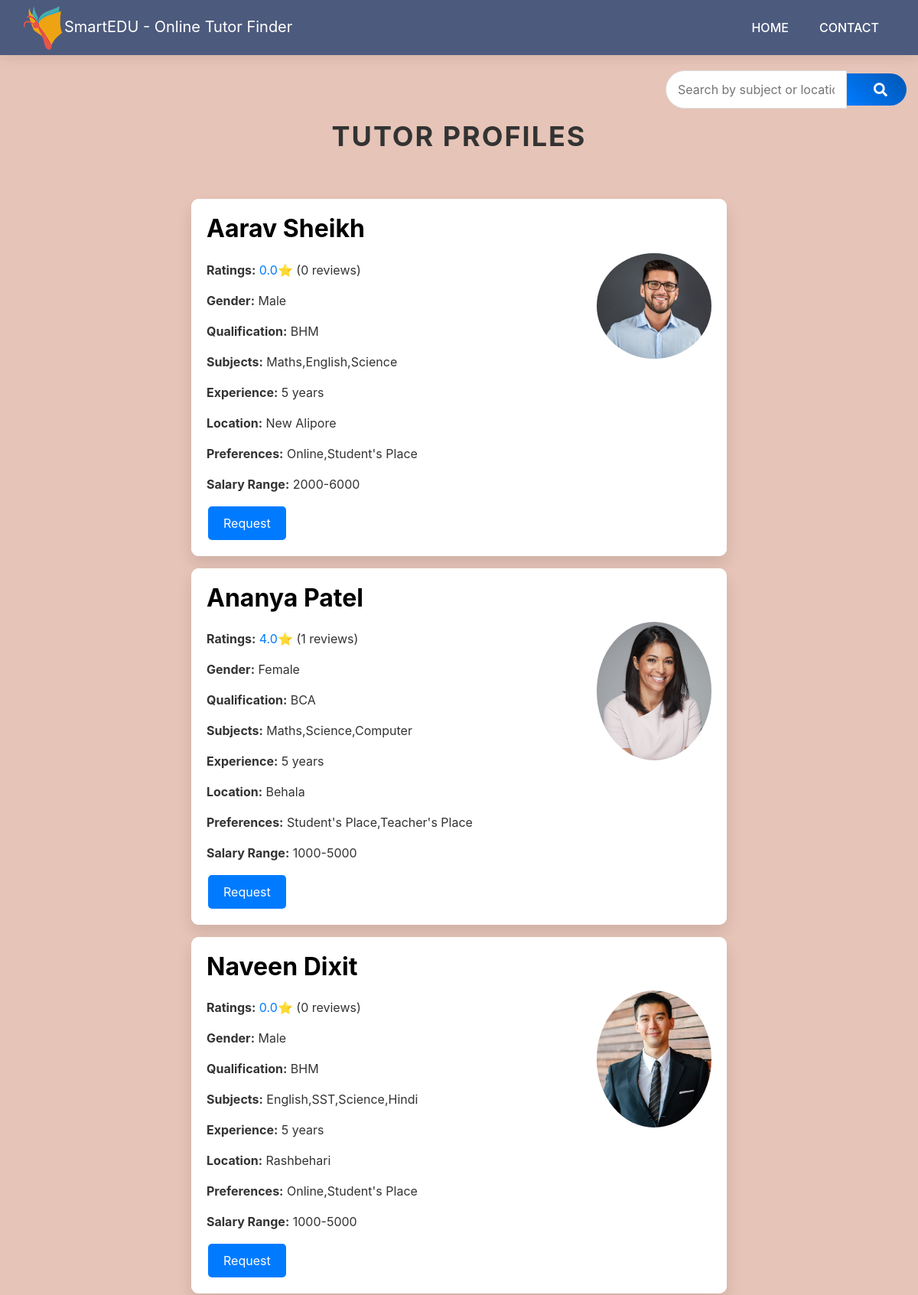
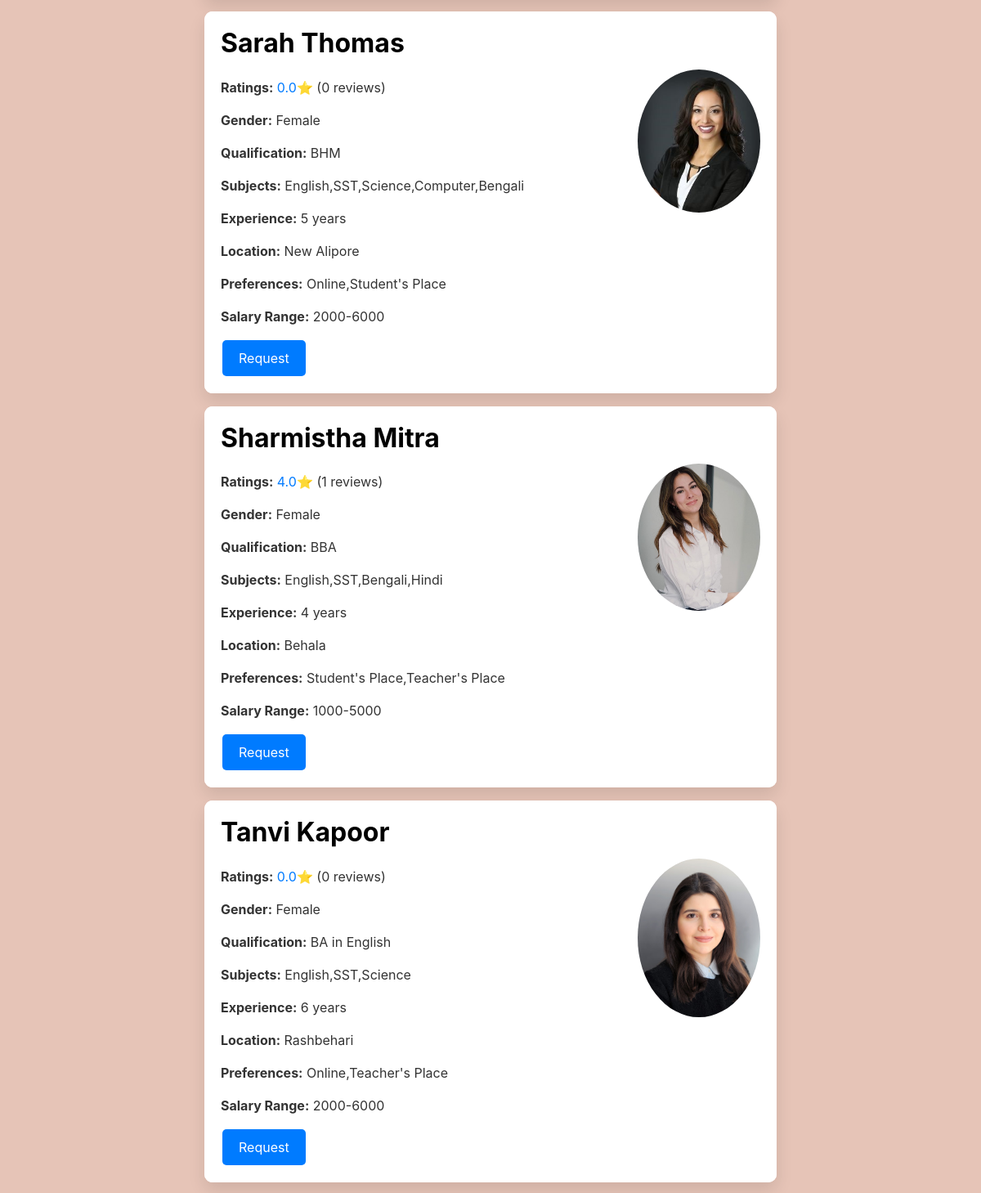
Page /homepage_findtutor.php (upper part) on the committed database (2 pictures, top to bottom).
### tables this page shows
CREATE TABLE `teachprofile` (
  `teid` int(11) NOT NULL,
  `name` varchar(255) NOT NULL,
  `timg` varchar(255) NOT NULL,
  `gender` varchar(255) NOT NULL,
  `qualification` varchar(255) NOT NULL,
  `subjects` varchar(255) NOT NULL,
  `experience` varchar(255) NOT NULL,
  `location` varchar(255) NOT NULL,
  `preferences` varchar(255) NOT NULL,
  `salary` varchar(255) NOT NULL,
  `request` tinyint(1) DEFAULT 0
);

### homepage_findtutor.php (the view, shortened to what this page needs)
<?php
include("data/db.php");
if(isset($_GET['search']) && !empty($_GET['search'])) {
    $search = $_GET['search'];
    $query = "SELECT teachprofile.*, teachers.tid
              FROM teachprofile
              JOIN teachers ON teachprofile.teid = teachers.tid
              WHERE subjects LIKE '%$search%' OR location LIKE '%$search%' ORDER BY teachers.name ASC";
    $result = $con->query($query);
    if (!$result) {
        die("Error executing the query: " . $con->error);
    }
} else {
    $query = "SELECT teachprofile.*, teachers.tid
              FROM teachprofile
              JOIN teachers ON teachprofile.teid = teachers.tid ORDER BY teachers.name ASC";
    $result = $con->query($query);
}
?>
<!DOCTYPE html>
<html lang="en">
    <link rel="stylesheet" href="css/bootstrap.min.css">
    <link rel="stylesheet" href="style.css">
    <link rel="stylesheet" href="css/versions.css">
    <link rel="stylesheet" href="css/responsive.css">
    <link rel="stylesheet" href="css/custom.css">
<link rel="stylesheet" href="https://stackpath.bootstrapcdn.com/bootstrap/4.5.2/css/bootstrap.min.css">
<link href="https://cdnjs.cloudflare.com/ajax/libs/font-awesome/5.15.4/css/all.min.css" rel="stylesheet">
</head>
<body class="host_version">
        <form action="homepage_findtutor.php" method="GET" class="search-form search-container">
    <input type="text" name="search" placeholder="Search by subject or location..." class="search-input">
    <button type="submit" class="search-button"><i class="fa fa-search"></i></button>
</form>
        <h1>Tutor Profiles</h1>
    <div class="container1">
        <?php
        if ($result->num_rows > 0) {
            while ($row = $result->fetch_assoc()) {
                $teacher_id = $row['tid'];
        $ratings_query = "SELECT AVG(rating) AS avg_rating, COUNT(*) AS num_reviews FROM reviews WHERE teacher_id = $teacher_id";
        $ratings_result = $con->query($ratings_query);
        $ratings_row = $ratings_result->fetch_assoc();
        $avg_rating = $ratings_row['avg_rating'];
        $num_reviews = $ratings_row['num_reviews'];
                ?>
                <div class="card mb-3">
                    <div class="card-body">
                    <h2 class="card-title">
                        <?php echo $row['name']; ?>
                    </h2>
                    <img src="pics/<?php echo $row['timg']; ?>" alt="Profile Picture" style="width:150px; border-radius: 50%; float: right; margin-left: 10px; margin-top: -10px;">
                    <p class="card-text"><strong>Ratings:</strong> <a href="home_ratings_reviews.php?teacher_id=<?php echo $teacher_id; ?>"><?php echo number_format($avg_rating, 1); ?>⭐</a> (<?php echo $num_reviews; ?> reviews)</p>
                    <p class="card-text"><strong>Gender:</strong> <?php echo $row['gender']; ?></p>
                        <p class="card-text"><strong>Qualification:</strong> <?php echo $row['qualification']; ?></p>
                        <p class="card-text"><strong>Subjects:</strong> <?php echo $row['subjects']; ?></p>
                        <p class="card-text"><strong>Experience:</strong> <?php echo $row['experience']; ?> years</p>
                        <p class="card-text"><strong>Location:</strong> <?php echo $row['location']; ?></p>
                        <p class="card-text"><strong>Preferences:</strong> <?php echo $row['preferences']; ?></p>
                        <p class="card-text"><strong>Salary Range:</strong> <?php echo $row['salary']; ?></p>
                        <button type="submit" name="apply" class="applyButton">Request</button>
                    </div>
                </div>
                <?php
            }
        } else {
            echo "<p>No tutors found.</p>";
        }
        ?>
    </div>
</body>
</html>

### style.css (style rules this page uses)
body { color: #333333; font-size: 14px; font-family: 'Rubik', sans-serif; line-height: 1.80857; }
html, body { height: 100%; }
a { color: #1f1f1f; text-decoration: none !important; outline: none !important; -webkit-transition: all .3s ease-in-out; -moz-transition: all .3s ease-in-out; -ms-transition: all .3s ease-in-out; -o-transition: all .3s ease-in-out; transition: all .3s ease-in-out; }
h1, h2, h3, h4, h5, h6 { letter-spacing: 0; font-weight: normal; position: relative; padding: 0 0 10px 0; font-weight: normal; line-height: 120% !important; color: #1f1f1f; margin: 0 }
h1 { font-size: 24px }
h2 { font-size: 22px }
a { color: #1f1f1f; text-decoration: none; outline: none; }
a, .btn { text-decoration: none !important; outline: none !important; -webkit-transition: all .3s ease-in-out; -moz-transition: all .3s ease-in-out; -ms-transition: all .3s ease-in-out; -o-transition: all .3s ease-in-out; transition: all .3s ease-in-out; }
.top-navbar .bg-light { background: #4c5a7d !important; }
.top-navbar .navbar-light .navbar-nav .nav-link { color: #ffffff; font-size: 16px; font-weight: 500; }
.top-navbar .navbar-light .navbar-nav .nav-item { position: relative; display: inline-block; padding: 15px 0px; margin: 0px 20px; }
.top-navbar .navbar-light .navbar-nav .nav-item .nav-link { padding: 6px 0px; position: relative; display: block; line-height: 30px; letter-spacing: 0px; text-transform: uppercase; }
.top-navbar .navbar-light .navbar-nav .nav-item::after { position: absolute; content: ''; left: 50%; bottom: auto; top: 11px; width: 5px; height: 5px; opacity: 0; margin-left: -3px; background-color: #ffffff; border-radius: 50px; -webkit-transform: translateY(0px); transform: translateY(0px); transition: all 900ms ease; -webkit-transition: all 900ms ease; -ms-transition: all 900ms ease; -o-transition: all 900ms ease; -moz-transition: all 900ms ease; }
.top-navbar .navbar-light .navbar-nav .nav-item .nav-link::before { position: absolute; content: ''; left: 0%; bottom: auto; top: -4px; width: 5px; height: 5px; border-radius: 50px; opacity: 0; margin-left: -10px; background-color: #ffffff; -webkit-transform: translateY(0px); transform: translateY(0px); transition: all 900ms ease; -webkit-transition: all 900ms ease; -ms-transition: all 900ms ease; -o-transition: all 900ms ease; -moz-transition: all 900ms ease; }
.top-navbar .navbar-light .navbar-nav .nav-item .nav-link::after { position: absolute; content: ''; right: 0%; left: auto; bottom: auto; top: -4px; width: 5px; height: 5px; border-radius: 50px; border: none !important; opacity: 0; margin-right: -11px; background-color: #ffffff; transition: all 900ms ease; -webkit-transition: all 900ms ease; -ms-transition: all 900ms ease; -o-transition: all 900ms ease; -moz-transition: all 900ms ease; }
.top-navbar .bg-light { padding-top: 0px; padding-bottom: 0px; box-shadow: 0 0 18px 0 rgba(0,0,0,.12); }

### rows in the picture
teachprofile: name "Aarav Sheikh", timg (picture), avg_rating "0.0", num_reviews "0", gender "Male", qualification "BHM", subjects "Maths,English,Science", experience "5", location "New Alipore", preferences "Online,Student's Place", salary "2000-6000"
teachprofile: name "Ananya Patel", timg (picture), avg_rating "4.0", num_reviews "1", gender "Female", qualification "BCA", subjects "Maths,Science,Computer", experience "5", location "Behala", preferences "Student's Place,Teacher's Place", salary "1000-5000"
teachprofile: name "Naveen Dixit", timg (picture), avg_rating "0.0", num_reviews "0", gender "Male", qualification "BHM", subjects "English,SST,Science,Hindi", experience "5", location "Rashbehari", preferences "Online,Student's Place", salary "1000-5000"
teachprofile: name "Sarah Thomas", timg (picture), avg_rating "0.0", num_reviews "0", gender "Female", qualification "BHM", subjects "English,SST,Science,Computer,Bengali", experience "5", location "New Alipore", preferences "Online,Student's Place", salary "2000-6000"
teachprofile: name "Sharmistha Mitra", timg (picture), avg_rating "4.0", num_reviews "1", gender "Female", qualification "BBA", subjects "English,SST,Bengali,Hindi", experience "4", location "Behala", preferences "Student's Place,Teacher's Place", salary "1000-5000"
teachprofile: name "Tanvi Kapoor", timg (picture), avg_rating "0.0", num_reviews "0", gender "Female", qualification "BA in English", subjects "English,SST,Science", experience "6", location "Rashbehari", preferences "Online,Teacher's Place", salary "2000-6000"
